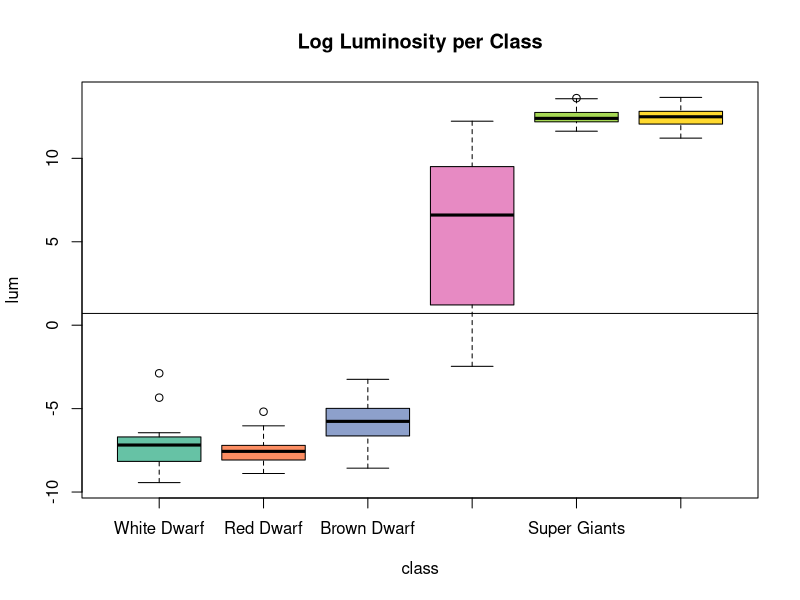

Recreate this plot in R.
library(MASS)
library(GGally)
library(RColorBrewer)
library(car)

stars <- read.csv("stars.csv")
attach(stars)

my_colors = brewer.pal(6, 'Set2')
type_order = c("White Dwarf","Red Dwarf","Brown Dwarf","Main Sequence","Super Giants","Hyper Giants")

df <- data.frame(lum = log(stars$L), temp = log(stars$Temperature), radius = log(stars$R), class = stars$Type)
df$class <- factor(df$class,type_order)

boxplot(lum ~ class, data = df, col=my_colors, main="Log Luminosity per Class")
abline(h=mean(log(stars$R)))

# struttura delle classi
tapply(df$lum,df$class,length)
tapply(df$lum,df$class,mean)

# Ipotesi di validita' ANOVA
Ps <- tapply(df$lum, df$class, function(x) (shapiro.test(x)$p)) #normalita' un po' dubbia
Ps

leveneTest(df$radius, df$class)
bartlett.test(df$radius, df$class)

# Sia Levene sia bartlett rifiutano omoschedasticita' tra gruppi

# Welch ANOVA test rifiuta l'ipotesi che le medie della luminosita' sia uguale tra gruppi
oneway.test(df$lum ~ df$class, var.equal = FALSE)
